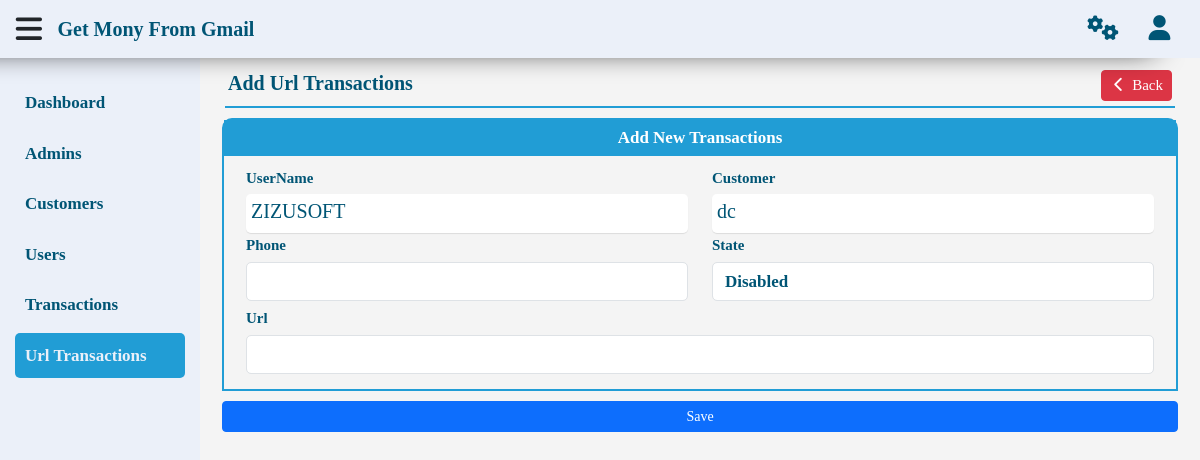
/gmr/urltransactions.php?Page=Add (signed in), run on an earlier commit of the app's database.
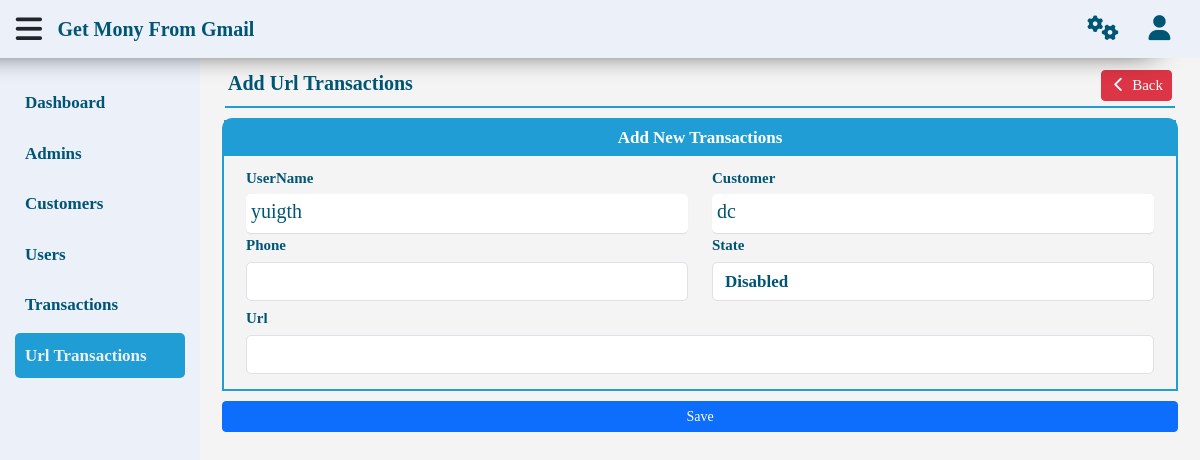
And on a later commit of the database.
### tables this page shows
CREATE TABLE `users` (
  `id` int(11) NOT NULL,
  `username` text NOT NULL,
  `pass` text NOT NULL,
  `phone` text NOT NULL,
  `main_email` varchar(255) NOT NULL,
  `email` text NOT NULL,
  `us_date` timestamp NOT NULL DEFAULT current_timestamp(),
  `active` int(1) NOT NULL DEFAULT 1,
  `type` int(1) NOT NULL DEFAULT 2
);

CREATE TABLE `customers` (
  `id` int(11) NOT NULL,
  `fullname` text NOT NULL,
  `cu_location` text NOT NULL,
  `cu_date` timestamp NOT NULL DEFAULT current_timestamp(),
  `active` int(1) NOT NULL DEFAULT 0
);

### gmr/function.php (called while the page is built, shortened)
<?php
function getData ($table, $where = '1 = 1', $value = null, $by = 'id', $order = 'DESC', $limit = null) {
    global $con;
    $statment = $con->prepare("SELECT * FROM $table WHERE $where ORDER BY $by $order $limit");
    $statment->execute($value);
    return $statment->fetchAll();
}

### gmr/inc/page/urltransactions/add.php (the view, shortened to what this page needs)
<div class="content">
    <nav class="navbar navbar-expand-lg">
        <a class="navbar-brand">
            <span><?php echo $pageTitle ?></span>
        </a>
        <div class="collapse navbar-collapse" id="navbarSupportedContent">
            <ul class="navbar-nav me-auto mb-2 mb-lg-0">
                <li class="nav-item">
                    <a class="nav-link btn btn-danger btn-sm" aria-current="page" href="users.php?Page=View">
                        <i class="fa fa-chevron-left fa-fw"></i>
                        <span>Back</span>
                    </a>
                </li>
            </ul>
        </div>
    </nav>
    <form method="post" enctype="multipart/form-data">
        <div class="container">
            <div class="panel">
                <div class="panel-heading">Add New Transactions</div>
                <div class="panel-body">
                    <div class="row">
                        <div class="col-sm-6">
                            <div class="form-group">
                                <label>UserName</label>
                                <select name="username" class="chosen">
                                    <?php foreach (getData('users') as $all) { ?>
                                    <option value="<?php echo $all['username']?>"
                                    <?php if(isset($username)&&$username==$all['username']){echo'selected';}?>>
                                        <?php echo $all['username'] ?>
                                    </option>
                                    <?php } ?>
                                </select>
                            </div>
                        </div>
                        <div class="col-sm-6">
                            <div class="form-group">
                                <label>Customer</label>
                                <select name="customer" class="chosen">
                                    <?php foreach (getData('customers') as $all) { ?>
                                    <option value="<?php echo $all['fullname']?>"
                                    <?php if(isset($customer)&&$customer==$all['fullname']){echo'selected';}?>>
                                        <?php echo $all['fullname'] ?>
                                    </option>
                                    <?php } ?>
                                </select>
                            </div>
                        </div>
                        <div class="col-sm-6">
                            <div class="form-group">
                                <label>Phone</label>
                                <input
                                    type="number"
                                    class="form-control"
                                    autocomplete="off" name="phone"
                                    value="<?php if(isset($phone)){echo$phone;}?>">
                            </div>
                        </div>
                        <div class="col-sm-6">
                            <div class="form-group">
                                <label>State</label>
                                <div class="form-group">
                                    <select name="state" class="form-control">
                                        <option value="0"
                                        <?php if(isset($state)&& $state==0){echo 'selected';}?>>Disabled</option>
                                    </select>
                                </div>
                            </div>
                        </div>
                        <div class="col-12">
                            <div class="form-group">
                                <label>Url</label>
                                <input type="url" class="form-control" autocomplete="off" name="url" value="<?php if (isset($url)) {
                                                                                                                echo $url;
                                                                                                            } ?>">
                            </div>
                        </div>
                    </div>
                </div>
            </div>
            <div class="form-group">
                <button type="submit" class="btn btn-primary btn-sm">Save</button>
            </div>
        </div>
    </form>
</div>

What changed in the data, as far as the page shows it:
removed users: username "ZIZUSOFT"
added users: username "yuigth"
